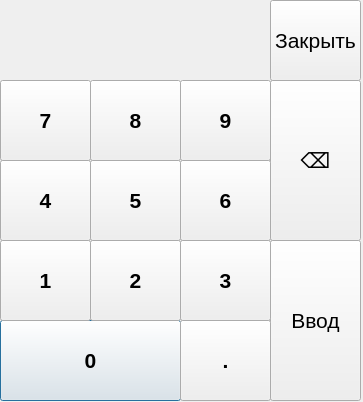
<?xml version="1.0" encoding="UTF-8"?>
<ui version="4.0">
 <class>Dialog</class>
 <widget class="QDialog" name="Dialog">
  <property name="geometry">
   <rect>
    <x>0</x>
    <y>0</y>
    <width>363</width>
    <height>402</height>
   </rect>
  </property>
  <property name="windowTitle">
   <string>Dialog</string>
  </property>
  <widget class="QPushButton" name="btn0">
   <property name="geometry">
    <rect>
     <x>0</x>
     <y>320</y>
     <width>181</width>
     <height>81</height>
    </rect>
   </property>
   <property name="font">
    <font>
     <pointsize>16</pointsize>
     <weight>75</weight>
     <bold>true</bold>
    </font>
   </property>
   <property name="text">
    <string notr="true">0</string>
   </property>
  </widget>
  <widget class="QPushButton" name="btn1">
   <property name="geometry">
    <rect>
     <x>0</x>
     <y>240</y>
     <width>91</width>
     <height>81</height>
    </rect>
   </property>
   <property name="font">
    <font>
     <pointsize>16</pointsize>
     <weight>75</weight>
     <bold>true</bold>
    </font>
   </property>
   <property name="text">
    <string notr="true">1</string>
   </property>
  </widget>
  <widget class="QPushButton" name="btn2">
   <property name="geometry">
    <rect>
     <x>90</x>
     <y>240</y>
     <width>91</width>
     <height>81</height>
    </rect>
   </property>
   <property name="font">
    <font>
     <pointsize>16</pointsize>
     <weight>75</weight>
     <bold>true</bold>
    </font>
   </property>
   <property name="text">
    <string notr="true">2</string>
   </property>
  </widget>
  <widget class="QPushButton" name="btnEnter">
   <property name="geometry">
    <rect>
     <x>270</x>
     <y>240</y>
     <width>91</width>
     <height>161</height>
    </rect>
   </property>
   <property name="font">
    <font>
     <pointsize>16</pointsize>
    </font>
   </property>
   <property name="text">
    <string notr="true">Ввод</string>
   </property>
  </widget>
  <widget class="QPushButton" name="btnDot">
   <property name="geometry">
    <rect>
     <x>180</x>
     <y>320</y>
     <width>91</width>
     <height>81</height>
    </rect>
   </property>
   <property name="font">
    <font>
     <pointsize>16</pointsize>
     <weight>75</weight>
     <bold>true</bold>
    </font>
   </property>
   <property name="text">
    <string notr="true">.</string>
   </property>
  </widget>
  <widget class="QPushButton" name="btn3">
   <property name="geometry">
    <rect>
     <x>180</x>
     <y>240</y>
     <width>91</width>
     <height>81</height>
    </rect>
   </property>
   <property name="font">
    <font>
     <pointsize>16</pointsize>
     <weight>75</weight>
     <bold>true</bold>
    </font>
   </property>
   <property name="text">
    <string notr="true">3</string>
   </property>
  </widget>
  <widget class="QPushButton" name="btn4">
   <property name="geometry">
    <rect>
     <x>0</x>
     <y>160</y>
     <width>91</width>
     <height>81</height>
    </rect>
   </property>
   <property name="font">
    <font>
     <pointsize>16</pointsize>
     <weight>75</weight>
     <bold>true</bold>
    </font>
   </property>
   <property name="text">
    <string notr="true">4</string>
   </property>
  </widget>
  <widget class="QPushButton" name="btn5">
   <property name="geometry">
    <rect>
     <x>90</x>
     <y>160</y>
     <width>91</width>
     <height>81</height>
    </rect>
   </property>
   <property name="font">
    <font>
     <pointsize>16</pointsize>
     <weight>75</weight>
     <bold>true</bold>
    </font>
   </property>
   <property name="text">
    <string notr="true">5</string>
   </property>
  </widget>
  <widget class="QPushButton" name="btn9">
   <property name="geometry">
    <rect>
     <x>180</x>
     <y>80</y>
     <width>91</width>
     <height>81</height>
    </rect>
   </property>
   <property name="font">
    <font>
     <pointsize>16</pointsize>
     <weight>75</weight>
     <bold>true</bold>
    </font>
   </property>
   <property name="text">
    <string notr="true">9</string>
   </property>
  </widget>
  <widget class="QPushButton" name="btnDel">
   <property name="geometry">
    <rect>
     <x>270</x>
     <y>80</y>
     <width>91</width>
     <height>161</height>
    </rect>
   </property>
   <property name="font">
    <font>
     <pointsize>16</pointsize>
     <weight>50</weight>
     <bold>false</bold>
    </font>
   </property>
   <property name="text">
    <string notr="true">⌫</string>
   </property>
  </widget>
  <widget class="QPushButton" name="btn7">
   <property name="geometry">
    <rect>
     <x>0</x>
     <y>80</y>
     <width>91</width>
     <height>81</height>
    </rect>
   </property>
   <property name="font">
    <font>
     <pointsize>16</pointsize>
     <weight>75</weight>
     <bold>true</bold>
    </font>
   </property>
   <property name="text">
    <string notr="true">7</string>
   </property>
  </widget>
  <widget class="QPushButton" name="btn6">
   <property name="geometry">
    <rect>
     <x>180</x>
     <y>160</y>
     <width>91</width>
     <height>81</height>
    </rect>
   </property>
   <property name="font">
    <font>
     <pointsize>16</pointsize>
     <weight>75</weight>
     <bold>true</bold>
    </font>
   </property>
   <property name="text">
    <string notr="true">6</string>
   </property>
  </widget>
  <widget class="QPushButton" name="btn8">
   <property name="geometry">
    <rect>
     <x>90</x>
     <y>80</y>
     <width>91</width>
     <height>81</height>
    </rect>
   </property>
   <property name="font">
    <font>
     <pointsize>16</pointsize>
     <weight>75</weight>
     <bold>true</bold>
    </font>
   </property>
   <property name="text">
    <string notr="true">8</string>
   </property>
  </widget>
  <widget class="QPushButton" name="btnClose">
   <property name="geometry">
    <rect>
     <x>270</x>
     <y>0</y>
     <width>91</width>
     <height>81</height>
    </rect>
   </property>
   <property name="font">
    <font>
     <pointsize>16</pointsize>
    </font>
   </property>
   <property name="text">
    <string notr="true">Закрыть</string>
   </property>
  </widget>
  <widget class="QLabel" name="lblNumber">
   <property name="geometry">
    <rect>
     <x>0</x>
     <y>0</y>
     <width>271</width>
     <height>81</height>
    </rect>
   </property>
   <property name="font">
    <font>
     <pointsize>31</pointsize>
    </font>
   </property>
   <property name="text">
    <string/>
   </property>
   <property name="alignment">
    <set>Qt::AlignRight|Qt::AlignTrailing|Qt::AlignVCenter</set>
   </property>
  </widget>
 </widget>
 <resources/>
 <connections/>
</ui>
